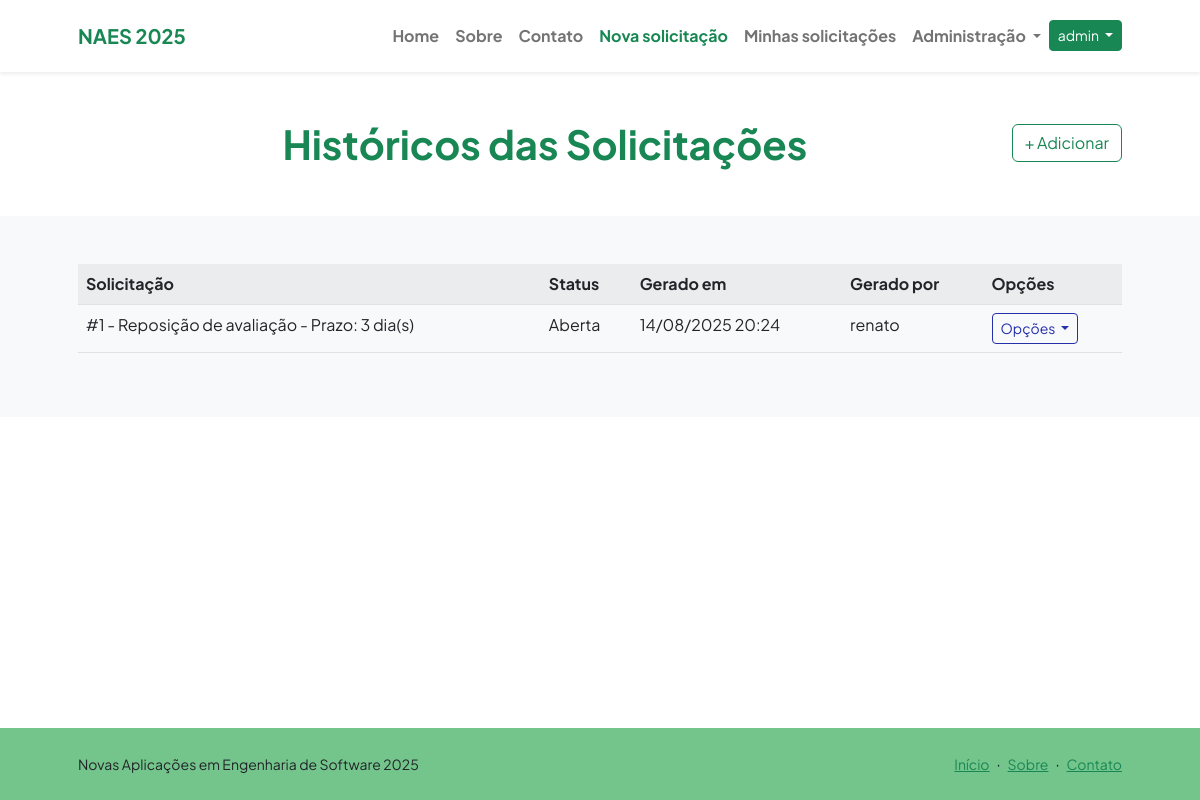
/protocolo/listar/historicos/ (signed in), run on the app's committed database.
### protocolos/models.py (models this page shows, shortened)
class Historico(models.Model):
    solicitacao = models.ForeignKey(Solicitacao, on_delete=models.CASCADE)
    status = models.ForeignKey(Status, on_delete=models.PROTECT)
    gerado_em = models.DateTimeField(auto_now_add=True)
    gerado_por = models.ForeignKey(User, on_delete=models.PROTECT)
    class Meta:
        verbose_name = "Histórico"
        verbose_name_plural = "Históricos"
        ordering = ["-gerado_em"]

class Solicitacao(models.Model):
    solicitado_por = models.ForeignKey(Aluno, on_delete=models.CASCADE)
    curso = models.ForeignKey(Curso, on_delete=models.PROTECT)
    turma = models.CharField(max_length=30)
    tipo_solicitacao = models.ForeignKey(TipoSolicitacao, on_delete=models.PROTECT)
    justificativa = models.TextField()
    anexo = models.FileField(upload_to='anexos_solicitacao/', blank=True, null=True)
    solicitado_em = models.DateTimeField(auto_now_add=True)
    atualizado_em = models.DateTimeField(auto_now=True)
    class Meta:
        verbose_name = "Solicitação"
        verbose_name_plural = "Solicitações"
        ordering = ["-solicitado_em"]

class TipoSolicitacao(models.Model):
    descricao = models.CharField(max_length=100, verbose_name="descrição", unique=True)
    prazo_externo = models.CharField(max_length=200)
    prazo_externo_dias = models.PositiveSmallIntegerField(
        help_text="Informe quantos dias úteis é o prazo de solicitação",
        blank=True, default=0)
    prazo_interno = models.CharField(max_length=200)
    prazo_interno_dias = models.PositiveSmallIntegerField(
        help_text="Informe quantos dias úteis para atendimento",
        blank=True, default=0)
    def __str__(self):
        if(self.prazo_externo_dias > 0):
            return f"{self.descricao} - Prazo: {self.prazo_externo_dias} dia(s)"
        else:
            return f"{self.descricao}"
    class Meta:
        verbose_name = "Tipo de Solicitação"
        verbose_name_plural = "Tipos de Solicitação"
        ordering = ["descricao"]

class Status(models.Model):
    nome = models.CharField(max_length=100)
    ordem = models.PositiveIntegerField(unique=True)
    pode_editar = models.BooleanField(default=False)
    class Meta:
        verbose_name_plural = "Status"
        ordering = ["nome"]

### protocolos/views.py (the view)
# urls.py: path("listar/historicos/", HistoricoList.as_view(), name="listar-historico"),
class HistoricoList(LoginRequiredMixin, ListView):
    template_name = "protocolos/listas/historico.html"
    model = Historico

### protocolos/templates/protocolos/listas/historico.html (shortened to what this page needs)
{% extends "paginasweb/modelos/index.html" %}
{% load static %}
{% block header %}
<div class="text-center">
    <h1 class="display-6 fw-bolder mb-4">
        <span class="text-success d-inline">
            Históricos das Solicitações
        </span>
        <a href="{% url "cadastrar-historico" %}" class="mt-1 btn btn-outline-success float-lg-end">
            + Adicionar
        </a>
    </h1>
</div>
{% endblock header %}
{% block conteudo %}
<div>
    <table class="table table-striped">
        <tr>
            <th>Solicitação</th>
            <th>Status</th>
            <th>Gerado em</th>
            <th>Gerado por</th>
            <th>Opções</th>
        </tr>
        {% for object in object_list %}
        <tr>
            <td>#{{ object.solicitacao.pk }} - {{object.solicitacao.tipo_solicitacao}}</td>
            <td>{{ object.status.nome }}</td>
            <td>{{ object.gerado_em|date:"d/m/Y H:i" }}</td>
            <td>{{ object.gerado_por }}</td>
            <td>
                <div class="dropdown">
                    <button class="btn btn-outline-primary btn-sm dropdown-toggle" type="button" data-bs-toggle="dropdown" aria-expanded="false">
                        Opções
                    </button>
                </div>
            </td>
        </tr>
        {% empty %}
        <tr>
            <td colspan="5">Nenhum registro encontrado.</td>
        </tr>
        {% endfor %}
    </table>
</div>
{% endblock conteudo %}

### paginasweb/templates/paginasweb/modelos/index.html (shortened to what this page needs)
{% load static %}
<!DOCTYPE html>
<html lang="pt-br">
    <head>
        <link href="https://cdn.jsdelivr.net/npm/bootstrap-icons@1.8.1/font/bootstrap-icons.css" rel="stylesheet" />
        <link href="{% static 'css/styles.css' %}" rel="stylesheet" />
    </head>
    <body class="d-flex flex-column h-100">
        <main class="flex-shrink-0">
            {% block menu %}
            <nav class="navbar navbar-expand-lg navbar-light bg-white py-3 fixed-top shadow-sm">
                <div class="container px-5">
                    <a class="navbar-brand" href="{% url 'index' %}">
                        <span class="fw-bolder text-success">NAES 2025</span>
                    </a>
                    <div class="collapse navbar-collapse" id="navbarSupportedContent">
                        <ul class="navbar-nav ms-auto mb-2 mb-lg-0 fw-bolder">
                            <li class="nav-item">
                                <a class="nav-link" href="{% url 'index' %}">Home</a>
                            </li>
                            <li class="nav-item">
                                <a class="nav-link" href="{% url 'sobre' %}">Sobre</a>
                            </li>
                            <li class="nav-item">
                                <a class="nav-link" href="{% url "contato" %}">Contato</a>
                            </li>
                            {% if request.user.is_authenticated %}
                            <li class="nav-item">
                                <a class="nav-link link-success" href="{% url "cadastrar-solicitacao" %}">Nova solicitação</a>
                            </li>
                            <li class="nav-item">
                                <a class="nav-link" href="{% url "listar-solicitacao" %}">Minhas solicitações</a>
                            </li>
                            <li class="nav-item dropdown">
                                <a class="nav-link dropdown-toggle" href="#" role="button" data-bs-toggle="dropdown" aria-expanded="false">
                                    Administração
                                </a>
                            </li>
                            <li class="nav-item">
                                <div class="btn-group mt-1">
                                    <button type="button" class="btn btn-success btn-sm dropdown-toggle" data-bs-toggle="dropdown" aria-expanded="false">
                                      {{ request.user }}
                                    </button>
                                </div>
                            </li>
                            {% endif %}
                        </ul>
                    </div>
                </div>
            </nav>
            {% endblock menu %}
            <header class="py-4 mt-5">
                <div class="container px-5 mt-5">
                    <div class="row gx-5 align-items-center">
                        <div class="col-xxl">
                            {% block header %}{% endblock header %}
                        </div>
                    </div>
                </div>
            </header>
            <section class="bg-light py-5">
                <div class="container px-5">
                    <div class="row gx-5 justify-content-center">
                        <div class="col-xxl">
                            {% block conteudo %}{% endblock conteudo %}
                        </div>
                    </div>
                </div>
            </section>
        </main>
        <footer class="bg-ifpr-verde-claro py-4 mt-auto">
            <div class="container px-5">
                <div class="row align-items-center justify-content-between flex-column flex-sm-row">
                    {% block rodape %}
                    <div class="col-auto">
                        <div class="small m-0">Novas Aplicações em Engenharia de Software 2025</div>
                    </div>
                    <div class="col-auto">
                        <a class="small link-success" href="{% url 'index' %}">Início</a>
                        <span class="mx-1">&middot;</span>
                        <a class="small link-success" href="{% url 'sobre' %}">Sobre</a>
                        <span class="mx-1">&middot;</span>
                        <a class="small link-success" href="#!">Contato</a>
                    </div>
                    {% endblock rodape %}
                </div>
            </div>
        </footer>
    </body>
</html>

### data on the page
Historico: solicitacao.pk "1", solicitacao.tipo_solicitacao "Reposição de avaliação - Prazo: 3 dia(s)", status.nome "Aberta", gerado_em "14/08/2025 20:24", gerado_por "renato"

### other printed values
{{ request.user }} "admin"
